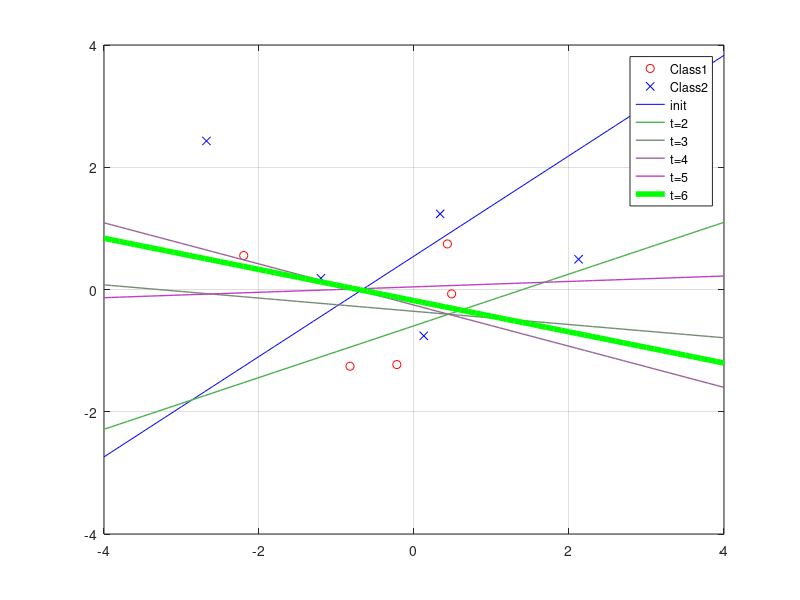

Source code (MATLAB):
clc; clear;
load HW3Data_1.mat X Y;

Mstep = 5; %최대 반복 횟수 설정
INPUT = 2; %입력 2개 퍼셉트론
OUTPUT = 1; %출력 1개 퍼셉트론
Class1 = []; %Class 1
Class2 = []; %Class 2

% 데이터 X 를 클래스별로 변수에 저장
for i=1:size(Y, 1)
  % 데이터 Y 클래스의 데이터가 0이면 Class1 , 1이면 Class2 로 저장
  if (Y(i) == 0) 
   Class1(size(Class1,1)+1,:) = [X(i,:) Y(i,:)];
   else 
   Class2(size(Class2,1)+1,:) = [X(i,:) Y(i,:)];
   end
end

% 산점도 표시 Class 1, Class 2
plot(Class1(:,1),Class1(:,2), 'ro');
hold on;
plot(Class2(:,1),Class2(:,2), 'bx');
axis([-4 4 -4 4]); %  축 제한과 종횡비 설정
pause
% 타우 = 1 표시
w = rand(INPUT,1) * 0.4 -0.2;  % 파라미터 초기화
wo = rand(1) * 0.4 - 0.2';
a = [-4:0.1:4]; % 결정경계의 출력

plot(a, (-w(1,1) * a - wo) / w(2,1), 'b');
eta = 0.5;

for j = 2 : Mstep + 1 %모든 학습 데이터에 대해 반복횟수(6)만큼 학습 반복
  pause % 단계별 plot 을 위해 pause
  
  for i=1:size(X,1) % 학습데이터 X size
    x = X(i,:); % X(i) 벡터 데이터
    ry = Y(i,1); % X 데이터의 목표 클래스 데이터

    if (x*w+wo>0) y=1; else y=0; end; % 퍼셉트론 출력 계산
    e=ry-y; % 오차계산
    dw= eta*e*x'; % 기울기 수정량 계산
    dwo= eta*e*1; 
    w=w+dw; % 기울기 파라미터 수정
    wo=wo+dwo;
  end
  % 2~6 (5회 반복) plot 표시
  % 마지막 step 은 요구사항에 따라 초록색 결정경계로 표시
  if j == Mstep + 1 
    plot(a, (-w(1,1)*a-wo)/w(2,1),'Color','g','Linewidth', 4);
  else
    plot(a, (-w(1,1)*a-wo)/w(2,1),'Color',[j*0.15 1-j*0.15 j*0.15],'Linewidth', 1);
  end
  hold on;

end

legend('Class1', 'Class2','init', 't=2', 't=3', 't=4', 't=5', 't=6'); % 범례 표시;
hold off;
grid on;

save HW3_Q1_1_result w wo Class1 Class2;    % 학습된 퍼셉트론 파라미터를 저장 